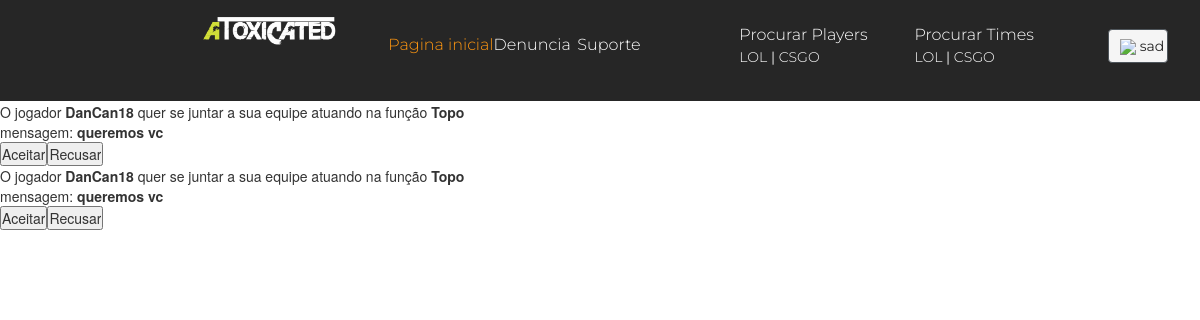
/testese.php (signed in), run on the app's committed database.
### tables this page shows
CREATE TABLE IF NOT EXISTS `tb_conviteequipeusuario` (
  `cd_convite` int(11) NOT NULL AUTO_INCREMENT,
  `id_equipelol` int(11) DEFAULT NULL,
  `id_equipecs` int(11) DEFAULT NULL,
  `mensagem` varchar(100) NOT NULL,
  `status` int(11) NOT NULL,
  `id_lanelol` int(11) NOT NULL,
  `id_funcaocs` int(11) DEFAULT NULL,
  `id_jogadorlol` int(11) DEFAULT NULL,
  `id_jogadorcs` int(11) DEFAULT NULL,
  PRIMARY KEY (`cd_convite`),
  KEY `id_equipecs` (`id_equipecs`),
  KEY `id_equipelol` (`id_equipelol`),
  KEY `id_lanelol` (`id_lanelol`),
  KEY `id_funcaocs` (`id_funcaocs`),
  KEY `id_jogadorlol` (`id_jogadorlol`),
  KEY `id_jogadorcs` (`id_jogadorcs`)
);

CREATE TABLE IF NOT EXISTS `tb_perfillol` (
  `cd_perfillol` int(11) NOT NULL AUTO_INCREMENT,
  `nick` varchar(40) NOT NULL,
  `objetivo` varchar(30) DEFAULT NULL,
  `estado` varchar(30) NOT NULL,
  `campeao1` int(11) DEFAULT NULL,
  `campeao2` int(11) DEFAULT NULL,
  `campeao3` int(11) DEFAULT NULL,
  `campeao4` int(11) DEFAULT NULL,
  `campeao5` int(11) DEFAULT NULL,
  `id_elolol` int(11) NOT NULL,
  `id_lane1lol` int(11) NOT NULL,
  `id_lane2lol` int(11) DEFAULT NULL,
  `id_usuario` int(11) NOT NULL,
  `id_equipelol` int(11) DEFAULT NULL,
  `idlol` int(11) DEFAULT NULL,
  `reputacao` int(11) DEFAULT NULL,
  `levellol` int(11) NOT NULL,
  `imgperfil` varchar(300) NOT NULL,
  `elo` varchar(40) NOT NULL,
  PRIMARY KEY (`cd_perfillol`),
  UNIQUE KEY `nick` (`nick`),
  UNIQUE KEY `id_usuario` (`id_usuario`),
  KEY `id_elolol` (`id_elolol`),
  KEY `id_lane1lol` (`id_lane1lol`),
  KEY `id_lane2lol` (`id_lane2lol`),
  KEY `id_equipelol` (`id_equipelol`),
  KEY `campeao1` (`campeao1`),
  KEY `campeao2` (`campeao2`),
  KEY `campeao3` (`campeao3`),
  KEY `campeao4` (`campeao4`),
  KEY `campeao5` (`campeao5`)
);

CREATE TABLE IF NOT EXISTS `tb_lanelol` (
  `cd_lanelol` int(11) NOT NULL AUTO_INCREMENT,
  `lane` varchar(30) NOT NULL,
  PRIMARY KEY (`cd_lanelol`),
  UNIQUE KEY `lane` (`lane`)
);

### selectdedadosperfilparticular.php (called while the page is built, shortened)
<?php
include 'connect.php';
$cd=$_SESSION["cdusuario"];
$sql = "SELECT * FROM tb_perfillol WHERE id_usuario='$cd'";
$result = $conn->query($sql);
if ($result->num_rows > 0) {
    while($row = $result->fetch_assoc()) {
      $cd=$row["cd_perfillol"];
    }
} else {
    echo "0 resultados";
}
?>

### testese.php (the view, shortened to what this page needs)
<?php
include 'connect.php';
include 'selectdedadosperfilparticular.php';
if(isset($_SESSION["cdusuario"])){
  include 'menulogado.php';
}
else{
  header('Location: login.php');
}
$sql = "SELECT C.cd_convite, L.lane AS lane, C.id_lanelol, P.nick AS nome, C.mensagem, C.status, C.id_equipelol
        FROM tb_conviteequipeusuario AS C
        INNER JOIN tb_lanelol AS L
        ON C.id_lanelol=L.cd_lanelol
        INNER JOIN tb_perfillol AS P
        ON C.id_jogadorlol=P.cd_perfillol
        WHERE C.id_jogadorlol=$cd and status = 0 ";
$result = $conn->query($sql);
if ($result->num_rows > 0) {
  while($row = $result->fetch_assoc()) {
    echo "<form method='POST'>
            O jogador <strong>".$row['nome']."</strong> quer se juntar a sua equipe atuando na função <strong>".$row['lane']
            ."</strong><br>mensagem: <strong>".$row['mensagem']."</strong><br>
            <input type='hidden' name='cdconvite' value='".$row['cd_convite']."'>
            <input type='hidden' name='lane' value='".$row['id_lanelol']."'>
            <input type='hidden' name='cdequipe' value='".$row['id_equipelol']."'>
            <input type='submit' name='botao' value='Aceitar'><input type='submit' name='botao' value='Recusar'><br></form>";
  }
}else{
  echo "Sem convites";
}
?>

### styles/main_styles.css (style rules this page uses)
* { margin: 0; padding: 0; -webkit-font-smoothing: antialiased; -webkit-text-shadow: rgba(0,0,0,.01) 0 0 1px; text-shadow: rgba(0,0,0,.01) 0 0 1px; }
body { font-family: 'Montserrat', sans-serif; font-size: 14px; font-weight: 400; background: #FFFFFF; color: #a5a5a5; }

### data on the page
tb_conviteequipeusuario: id_jogadorlol.nick "DanCan18", id_lanelol.lane "Topo", mensagem "queremos vc"
tb_conviteequipeusuario: id_jogadorlol.nick "DanCan18", id_lanelol.lane "Topo", mensagem "queremos vc"

### other printed values
$_SESSION['nick'] "sad"
